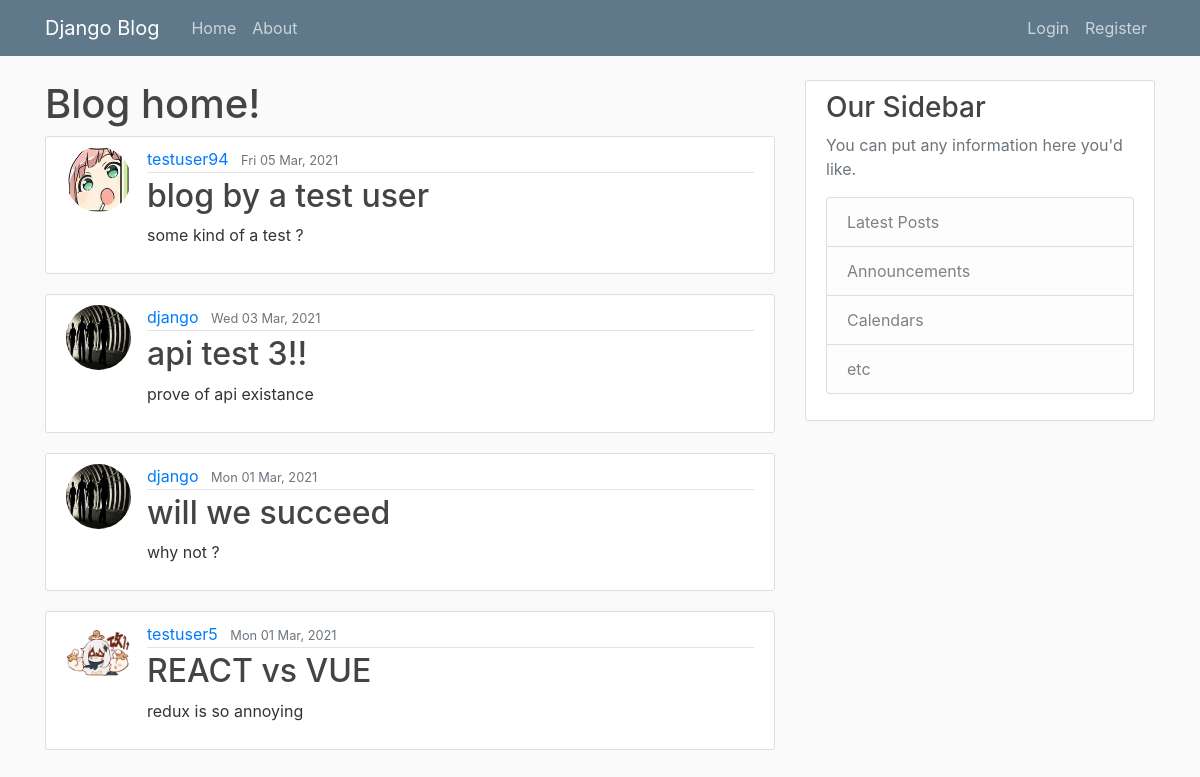
Before: / with the older database file.
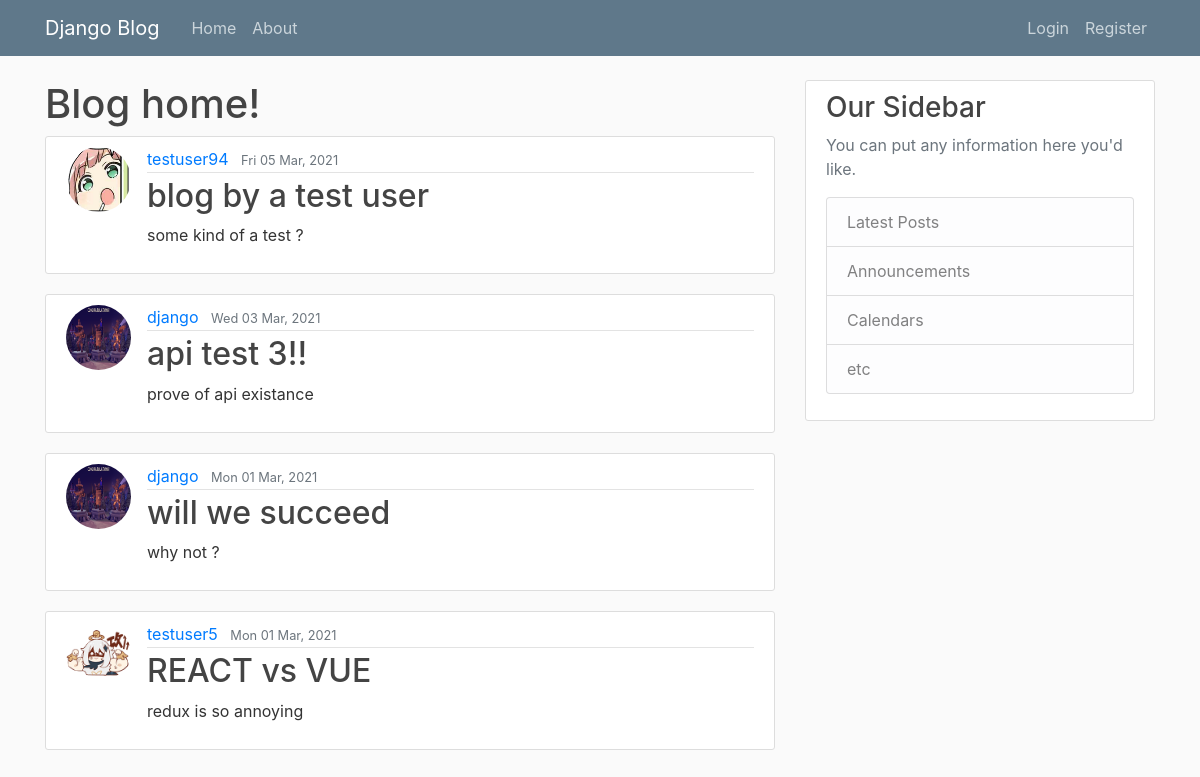
After: the same page with the newer database file.
### blog/models.py (models this page shows, shortened)
class Post(models.Model):
    title = models.CharField(max_length=120)
    content = models.TextField()
    date_posted = models.DateTimeField( auto_now_add=True)
    author = models.ForeignKey(User, on_delete=models.CASCADE)

### users/models.py (models this page shows, shortened)
class Profile (models.Model):
    user = models.OneToOneField(User,on_delete=models.CASCADE)
    image = models.ImageField(default ='default.jpg', upload_to='profile_pics')

### blog/views.py (the view)
# urls.py: path('', views.PostListView.as_view(), name='blog-home'),
class PostListView(ListView):
    model = Post
    template_name = 'blog/home.html'
    context_object_name = 'posts'
    ordering = ['-date_posted']
    paginate_by = 4

### blog/templates/blog/home.html
{% extends 'blog/base.html'%}
{% block content %}
    <h1> Blog home!</h1>
    {% for post in posts%}
    <article class="media content-section">
        <img src="{{ post.author.profile.image.url }}" class="rounded-circle article-img" alt="user-image">
        <div class="media-body">
          <div class="article-metadata">
            <a class="mr-2" href="#">{{ post.author }}</a>
            <small class="text-muted">{{ post.date_posted|date:"D d M, Y"}}</small>
          </div>
          <h2><a class="article-title" href="{% url 'post-detail' post.id %}">{{ post.title }}</a></h2>
          <p class="article-content">{{ post.content }}</p>
        </div>
    </article>
    {% endfor %}
{% endblock content %}

Changed rows visible on the page:
changed through a linked row, Post "api test 3!!": author.profile.image: a different picture
changed through a linked row, Post "will we succeed": author.profile.image: a different picture
